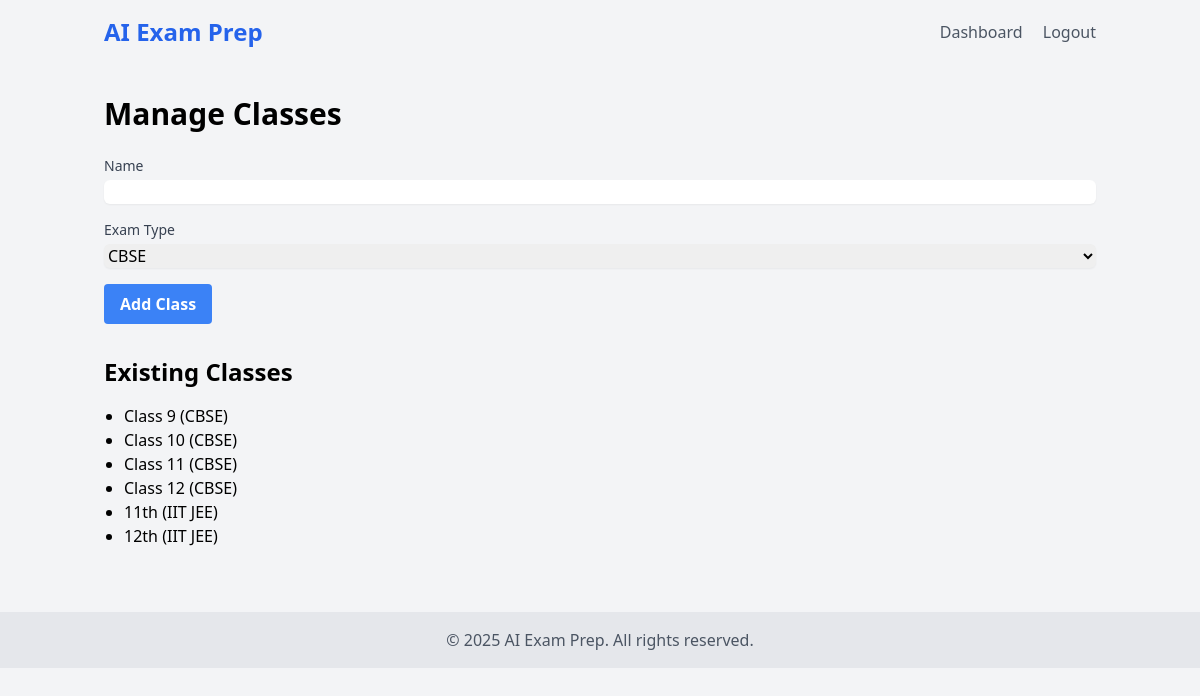
The app's page /admin/classes (signed in) with its own data.
### models.py (models this page shows)
class Class(db.Model):
    id = db.Column(db.Integer, primary_key=True)
    name = db.Column(db.String(50), nullable=False)
    exam_type_id = db.Column(db.Integer, db.ForeignKey('exam_type.id'), nullable=False)
    exam_type = db.relationship('ExamType', backref=db.backref('classes', lazy=True))

class ExamType(db.Model):
    id = db.Column(db.Integer, primary_key=True)
    name = db.Column(db.String(50), unique=True, nullable=False)
    description = db.Column(db.String(255))

### routes.py (the view, shortened to what this page needs)
@app.route('/admin/classes', methods=['GET', 'POST'])
@login_required
def admin_classes():
    classes = Class.query.all()
    exam_types = ExamType.query.all()
    return render_template('admin/classes.html', classes=classes, exam_types=exam_types)

### routes.py (called while the page is built)
@login_manager.user_loader
def load_user(user_id):
    return User.query.get(int(user_id))

### templates/admin/classes.html
{% extends "base.html" %}
{% block content %}
<h1 class="text-3xl font-bold mb-6">Manage Classes</h1>
<form method="POST" class="mb-8">
    <div class="mb-4">
        <label for="name" class="block text-sm font-medium text-gray-700">Name</label>
        <input type="text" name="name" id="name" required
            class="mt-1 block w-full rounded-md border-gray-300 shadow-sm focus:border-indigo-300 focus:ring focus:ring-indigo-200 focus:ring-opacity-50">
    </div>
    <div class="mb-4">
        <label for="exam_type_id" class="block text-sm font-medium text-gray-700">Exam Type</label>
        <select name="exam_type_id" id="exam_type_id" required
            class="mt-1 block w-full rounded-md border-gray-300 shadow-sm focus:border-indigo-300 focus:ring focus:ring-indigo-200 focus:ring-opacity-50">
            {% for exam_type in exam_types %}
            <option value="{{ exam_type.id }}">{{ exam_type.name }}</option>
            {% endfor %}
        </select>
    </div>
    <button type="submit" class="bg-blue-500 hover:bg-blue-700 text-white font-bold py-2 px-4 rounded">
        Add Class
    </button>
</form>
<h2 class="text-2xl font-semibold mb-4">Existing Classes</h2>
<ul class="list-disc pl-5">
    {% for class in classes %}
    <li>{{ class.name }} ({{ class.exam_type.name }})</li>
    {% endfor %}
</ul>
{% endblock %}

### templates/base.html (shortened to what this page needs)
<!DOCTYPE html>
<html lang="en">
<head>
    <link href="https://cdn.jsdelivr.net/npm/tailwindcss@2.2.19/dist/tailwind.min.css" rel="stylesheet">
</head>
<body class="bg-gray-100">
    <nav
    >
        <div class="container mx-auto px-4 py-4 flex justify-between items-center">
            <a href="{{ url_for('home') }}" class="text-2xl font-bold text-blue-600">AI Exam Prep</a>
            <div>
                {% if current_user.is_authenticated %}
                    <a href="{{ url_for('dashboard') }}" class="text-gray-600 hover:text-gray-800 mr-4">Dashboard</a>
                    <a href="{{ url_for('logout') }}" class="text-gray-600 hover:text-gray-800">Logout</a>
                {% else %}
                    <a href="{{ url_for('login') }}" class="text-gray-600 hover:text-gray-800 mr-4">Login</a>
                    <a href="{{ url_for('register') }}" class="text-gray-600 hover:text-gray-800">Register</a>
                {% endif %}
            </div>
        </div>
    </nav>
    <main class="container mx-auto px-4 py-8">
        {% block content %}{% endblock %}
    </main>
    <footer class="bg-gray-200 py-4 mt-8">
        <div class="container mx-auto px-4 text-center text-gray-600">
            © 2025 AI Exam Prep. All rights reserved.
        </div>
    </footer>
</body>
</html>

### records on screen
Class: name "Class 9", exam_type.name "CBSE"
Class: name "Class 10", exam_type.name "CBSE"
Class: name "Class 11", exam_type.name "CBSE"
Class: name "Class 12", exam_type.name "CBSE"
Class: name "11th", exam_type.name "IIT JEE"
Class: name "12th", exam_type.name "IIT JEE"

### other values on screen
form field exam_type_id "CBSE"
